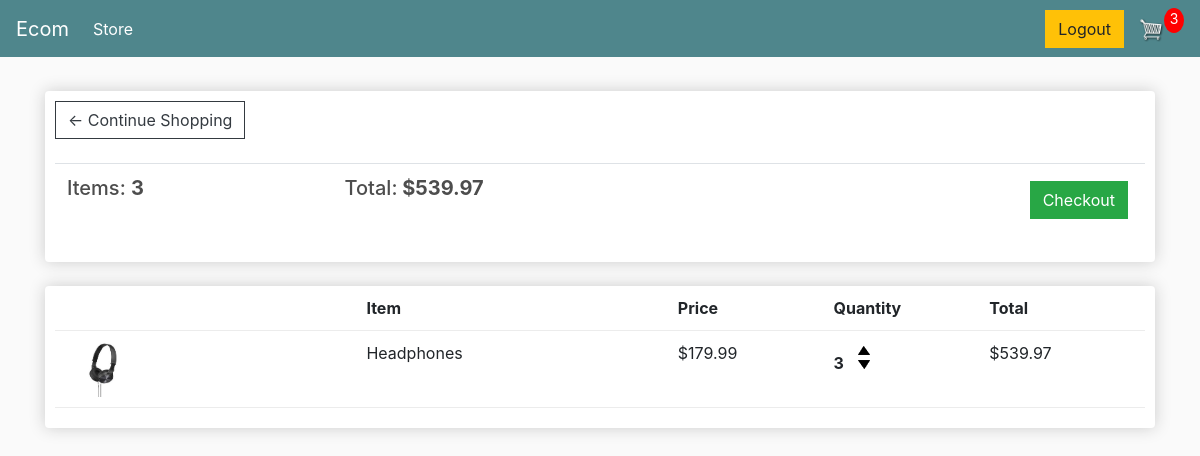
The page /cart/ (signed in) on the database as committed earlier.
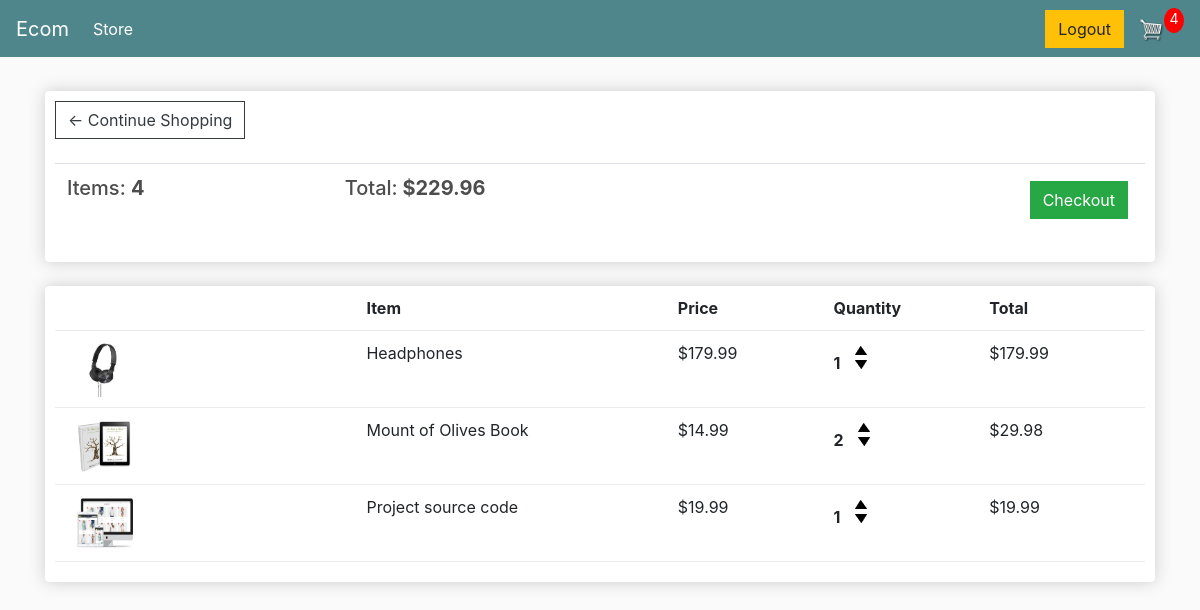
The same page on the database as committed later.
### store/models.py (models this page shows, shortened)
class Order(models.Model):
    customer = models.ForeignKey(Customer, on_delete=models.SET_NULL, blank=True, null=True)
    date_ordered = models.DateTimeField(auto_now_add=True)
    complete = models.BooleanField(default=False, null=True, blank=True)
    transaction_id = models.CharField(max_length=200, null=True)
    @property
    def get_cart_total(self):
        orderitems = self.orderitem_set.all()
        total = sum([item.get_total for item in orderitems])
        return total
    @property
    def get_cart_items(self):
        orderitems = self.orderitem_set.all()
        total = sum([item.quantity for item in orderitems])
        return total

class OrderItem(models.Model):
    product = models.ForeignKey(Product, on_delete=models.SET_NULL, null=True)
    order = models.ForeignKey(Order, on_delete=models.SET_NULL, null=True)
    quantity = models.IntegerField(default=0, null=True, blank=True)
    date_added = models.DateTimeField(auto_now_add=True)
    @property
    def get_total(self):
        return self.product.price * self.quantity

class Product(models.Model):
    name = models.CharField(max_length=200, null=True)
    price = models.DecimalField(max_digits=7, decimal_places=2)
    digital = models.BooleanField(default=False, null=True, blank=True)
    image = models.ImageField(null=True, blank=True)
    @property
    def imageURL(self):
        try:
            url = self.image.url
        except:
            url = ""
        return url

### store/views.py (the view)
# urls.py: path('cart/', views.cart, name="cart"),
def cart(request):
     data = cartData(request)
     cartItems = data['cartItems']
     order = data['order']
     items = data['items']
     context = {'items':items, 'order':order, 'cartItems':cartItems}
     return render(request, 'store/cart.html', context)

### store/utils.py (called while the page is built)
def cartData(request):
    if request.user.is_authenticated:
        customer = request.user.customer
        order, created = Order.objects.get_or_create(customer=customer, complete=False)
        items = order.orderitem_set.all()
        cartItems = order.get_cart_items
    else:
        cookieData = cookieCart(request)
        cartItems = cookieData['cartItems']
        order = cookieData['order']
        items = cookieData['items']
    return {'cartItems': cartItems, 'order': order, 'items': items}

### store/templates/store/cart.html
{% extends 'store/main.html' %}
{% load static %}
{% block content %}
	<div class="row">
		<div class="col-lg-12">
			<div class="box-element">
				<a  class="btn btn-outline-dark" href="{% url 'store' %}">&#x2190; Continue Shopping</a>
				<br>
				<br>
				<table class="table">
					<tr>
						<th><h5>Items: <strong>{{order.get_cart_items}}</strong></h5></th>
						<th><h5>Total:<strong> ${{order.get_cart_total|floatformat:2}}</strong></h5></th>
						<th>
							<a  style="float:right; margin:5px;" class="btn btn-success" href="{% url 'checkout' %}">Checkout</a>
						</th>
					</tr>
				</table>
			</div>
			<br>
			<div class="box-element">
				<div class="cart-row">
					<div style="flex:2"></div>
					<div style="flex:2"><strong>Item</strong></div>
					<div style="flex:1"><strong>Price</strong></div>
					<div style="flex:1"><strong>Quantity</strong></div>
					<div style="flex:1"><strong>Total</strong></div>
				</div>
				{% for item in items %}
				<div class="cart-row">
					<div style="flex:2"><img class="row-image" src="{% static item.product.imageURL %}"></div>
					<div style="flex:2"><p>{{item.product.name}}</p></div>
					<div style="flex:1"><p>${{item.product.price|floatformat:2}}</p></div>
					<div style="flex:1">
						<p class="quantity">{{item.quantity}}</p>
						<div class="quantity">
							<img data-product={{item.product.id}} data-action="add" class="chg-quantity update-cart" src="{% static  'images/arrow-up.png' %}">
							<img data-product={{item.product.id}} data-action="remove" class="chg-quantity update-cart" src="{% static  'images/arrow-down.png' %}">
						</div>
					</div>
					<div style="flex:1"><p>${{item.get_total}}</p></div>
				</div>
				{% endfor %}
			</div>
		</div>
	</div>
{% endblock content %}

### store/templates/store/main.html (shortened to what this page needs)
<!DOCTYPE html>
{% load static %}
<html>
<head>
	<link rel="stylesheet" href="https://stackpath.bootstrapcdn.com/bootstrap/4.4.1/css/bootstrap.min.css">
	<link rel="stylesheet" type="text/css" href="{% static 'css/main.css' %}">
</head>
<body>
	<nav class="navbar navbar-expand-lg navbar-dark bg-dark">
	  <a class="navbar-brand" href="{% url 'store' %}">Ecom</a>
	  <div class="collapse navbar-collapse" id="navbarSupportedContent">
	    <ul class="navbar-nav mr-auto">
	      <li class="nav-item active">
	        <a class="nav-link" href="{% url 'store' %}">Store <span class="sr-only">(current)</span></a>
	      </li>
	    </ul>
	    <div class="form-inline my-2 my-lg-0">
			{% if request.user.is_authenticated %}
			<a href="{% url 'logout' %}"class="btn btn-warning">Logout</a>
			{% else %}
			<a href="{% url 'login' %}"class="btn btn-warning">Login</a>
			{% endif %}
	     	<a href="{% url 'cart' %}">
	    		<img  id="cart-icon" src="{% static 'images/cart.png' %}">
	    	</a>
	    	<p id="cart-total">{{cartItems}}</p>
	    </div>
	  </div>
	</nav>
     <div class="container"><br>
        {% block content %}
        {% endblock content %}
    </div>
</body>
</html>

### static/css/main.css (style rules this page uses)
body { background-color: hsl(0, 0%, 98%); }
h1,h2,h3,h4,h5,h6 { color:hsl(0, 0%, 30%); }
.box-element { box-shadow:hsl(0, 0%, 80%) 0 0 16px; background-color: #fff; border-radius: 4px; padding: 10px; }
.bg-dark { background-color: #4f868c!important; }
#cart-icon { width:25px; display: inline-block; margin-left: 15px; }
#cart-total { display: block; text-align: center; color:#fff; background-color: red; width: 20px; height: 25px; border-radius: 50%; font-size: 14px; }
.col-lg-4, .col-lg-6, .col-lg-8, .col-lg-12 { margin-top: 10px; }
.btn { border-radius: 0; }
.row-image { width: 100px; }
.cart-row { display: flex; align-items: flex-stretch; padding-bottom: 10px; margin-bottom: 10px; border-bottom: 1px solid #ececec; }
.quantity { display: inline-block; font-weight: 700; padding-right:10px; }
.chg-quantity { width: 12px; cursor: pointer; display: block; margin-top: 5px; transition:.1s; }

Rows that differ between the two databases and show on the page:
changed through a linked row, Order: get_cart_items "3" → "4"; get_cart_total "539.97" → "229.96"
changed OrderItem "Headphones": quantity "3" → "1"; get_total "539.97" → "179.99"
added OrderItem: product.image (picture), product.name "Mount of Olives Book", product.price "14.99", quantity "2", get_total "29.98"
added OrderItem: product.image (picture), product.name "Project source code", product.price "19.99", quantity "1", get_total "19.99"
Other text that changed with them:
{{ cartItems }}: "3" → "4"
